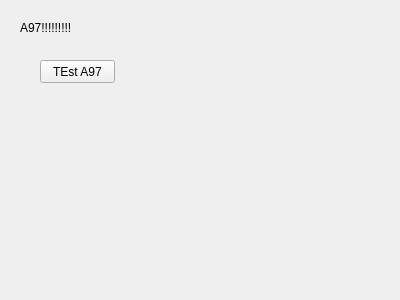
<?xml version="1.0" encoding="UTF-8"?>
<ui version="4.0">
 <class>TEstIO_A97</class>
 <widget class="QWidget" name="TEstIO_A97">
  <property name="geometry">
   <rect>
    <x>0</x>
    <y>0</y>
    <width>400</width>
    <height>300</height>
   </rect>
  </property>
  <property name="windowTitle">
   <string>Form</string>
  </property>
  <widget class="QLabel" name="label">
   <property name="geometry">
    <rect>
     <x>20</x>
     <y>20</y>
     <width>201</width>
     <height>16</height>
    </rect>
   </property>
   <property name="text">
    <string>A97!!!!!!!!!</string>
   </property>
  </widget>
  <widget class="QPushButton" name="pushButton">
   <property name="geometry">
    <rect>
     <x>40</x>
     <y>60</y>
     <width>75</width>
     <height>23</height>
    </rect>
   </property>
   <property name="text">
    <string>TEst A97</string>
   </property>
  </widget>
 </widget>
 <resources/>
 <connections/>
</ui>
